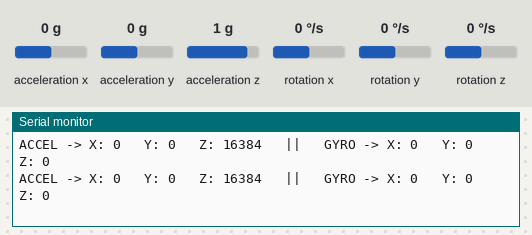
This sketch was run on a simulated ESP32. On the bench: the last lines printed to the serial monitor. Wiring (inferred from the names in the program): MPU-9250 motion sensor at I2C address 0x68. The test bench sets the inputs (shaded band); at power-on: acceleration x 0 g, acceleration y 0 g, acceleration z 1 g, rotation x 0 °/s, rotation y 0 °/s, rotation z 0 °/s.

Above: at 3.2 s.
3.3 s: acceleration x set to -1.4 g
At 3.58 s:
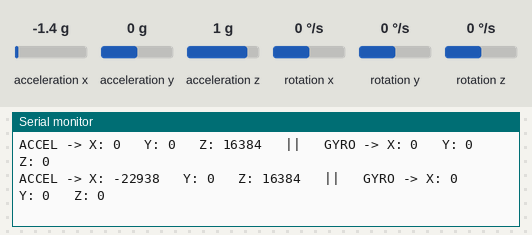
4.8 s: acceleration y set to -1.4 g
At 4.99 s:
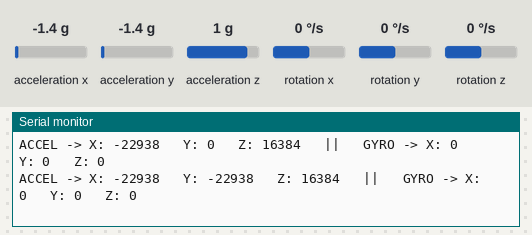
6.3 s: acceleration z set to -1.4 g
At 6.41 s:
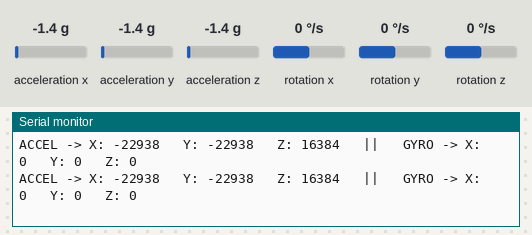
7.8 s: rotation x set to -192 °/s
At 7.82 s:
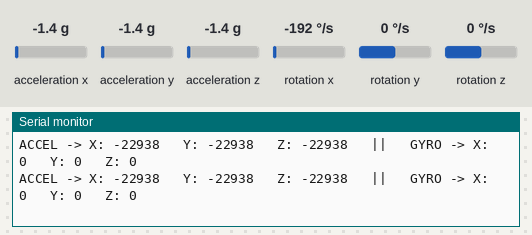
9.3 s: rotation y set to -192 °/s
At 9.45 s:
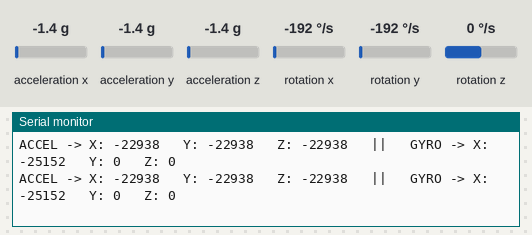

The sketch:

mpudoang.ino
```cpp
#include <Wire.h>

// Variabel untuk mendeteksi alamat aktif (0x68 atau 0x69)
int mpuAddress = 0x68;
bool mpuTerdeteksi = false;

void setup() {
  Serial.begin(115200);

  Serial.println("\n--- MEMULAI TES MANDIRI MPU-6500 ---");
  delay(2000); // Tunggu arus listrik stabil

  // Paksa ESP32 membuka jalur I2C di pin default: SDA (21) dan SCL (22)
  Wire.begin(21, 22);

  // --- CEK ALAMAT 0x68 ---
  Wire.beginTransmission(0x68);
  Wire.write(0x6B); // Register PWR_MGMT_1
  Wire.write(0);    // Bangunkan MPU (set ke 0)
  if (Wire.endTransmission() == 0) {
    mpuAddress = 0x68;
    mpuTerdeteksi = true;
    Serial.println("✅ SENSOR MERESPON DI ALAMAT: 0x68");
  }
  // --- CEK ALAMAT ALTERNATIF 0x69 ---
  else {
    Wire.beginTransmission(0x69);
    Wire.write(0x6B);
    Wire.write(0);
    if (Wire.endTransmission() == 0) {
      mpuAddress = 0x69;
      mpuTerdeteksi = true;
      Serial.println("✅ SENSOR MERESPON DI ALAMAT: 0x69");
    }
  }

  if (!mpuTerdeteksi) {
    Serial.println("❌ ERROR: MPU-6500 Tidak Merespon di 0x68 maupun 0x69!");
    Serial.println("👉 SOLUSI: Cek kabel VCC (Hubungkan ke 3.3V), GND, SDA (21), SCL (22). Pastikan solderan kokoh!");
  } else {
    Serial.println("🚀 Mulai membaca data akselerometer & gyro...\n");
  }
}

void loop() {
  if (!mpuTerdeteksi) {
    // Jika tidak terdeteksi, diam di sini agar tidak membanjiri serial monitor dengan sampah
    delay(1000);
    return;
  }

  // Minta data 14 byte dari register MPU (Mulai dari data Accel X hingga Gyro Z)
  Wire.beginTransmission(mpuAddress);
  Wire.write(0x3B); // Alamat awal register data
  Wire.endTransmission(false);
  Wire.requestFrom(mpuAddress, 14, true);

  // Gabungkan bit HIGH dan LOW untuk masing-masing sumbu
  int16_t raw_ax = Wire.read() << 8 | Wire.read();
  int16_t raw_ay = Wire.read() << 8 | Wire.read();
  int16_t raw_az = Wire.read() << 8 | Wire.read();
  int16_t raw_temp = Wire.read() << 8 | Wire.read(); // Data Suhu internal
  int16_t raw_gx = Wire.read() << 8 | Wire.read();
  int16_t raw_gy = Wire.read() << 8 | Wire.read();
  int16_t raw_gz = Wire.read() << 8 | Wire.read();

  // Cetak data mentah ke Serial Monitor
  Serial.print("ACCEL -> X: "); Serial.print(raw_ax);
  Serial.print(" \tY: "); Serial.print(raw_ay);
  Serial.print(" \tZ: "); Serial.print(raw_az);

  Serial.print("   ||   GYRO -> X: "); Serial.print(raw_gx);
  Serial.print(" \tY: "); Serial.print(raw_gy);
  Serial.print(" \tZ: "); Serial.println(raw_gz);

  delay(200); // Delay 200ms agar mata kita sempat membaca angkanya
}
```

Measured:
- after the input at 3.3 s, the serial monitor: prints a new line after 0.12 s (image 1)
- after the input at 4.8 s, the serial monitor: prints a new line at once (image 2)
